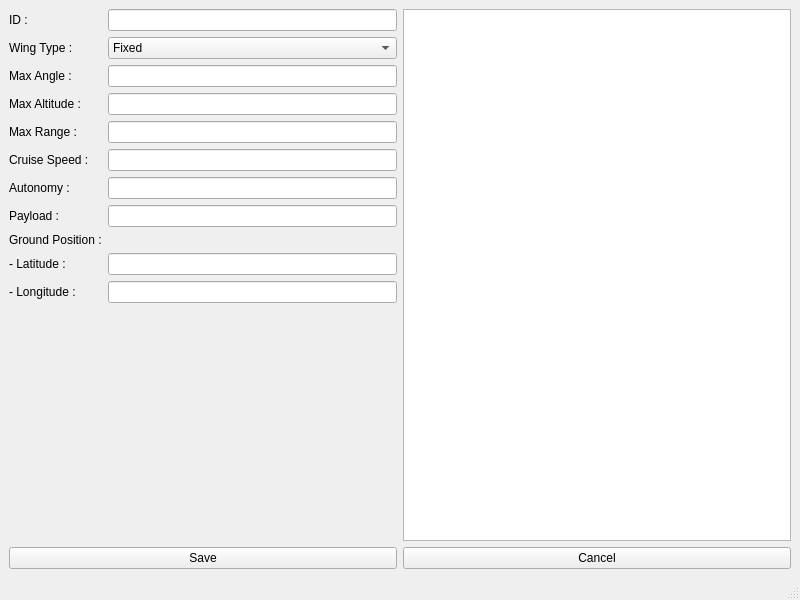
<?xml version="1.0" encoding="UTF-8"?>
<ui version="4.0">
 <class>droneFormWindow</class>
 <widget class="QMainWindow" name="droneFormWindow">
  <property name="geometry">
   <rect>
    <x>0</x>
    <y>0</y>
    <width>800</width>
    <height>600</height>
   </rect>
  </property>
  <property name="windowTitle">
   <string>MainWindow</string>
  </property>
  <widget class="QWidget" name="centralwidget">
   <layout class="QVBoxLayout" name="verticalLayout">
    <item>
     <layout class="QHBoxLayout" name="horizontalLayout_2">
      <item>
       <layout class="QFormLayout" name="formLayout">
        <item row="0" column="0">
         <widget class="QLabel" name="lbl_ID">
          <property name="text">
           <string>ID :</string>
          </property>
          <property name="buddy">
           <cstring>txt_ID</cstring>
          </property>
         </widget>
        </item>
        <item row="0" column="1">
         <widget class="QLineEdit" name="txt_ID">
          <property name="readOnly">
           <bool>true</bool>
          </property>
         </widget>
        </item>
        <item row="1" column="0">
         <widget class="QLabel" name="lbl_wingType">
          <property name="text">
           <string>Wing Type :</string>
          </property>
          <property name="buddy">
           <cstring>cBox_wingType</cstring>
          </property>
         </widget>
        </item>
        <item row="1" column="1">
         <widget class="QComboBox" name="cBox_wingType">
          <item>
           <property name="text">
            <string>Fixed</string>
           </property>
          </item>
          <item>
           <property name="text">
            <string>Rotor</string>
           </property>
          </item>
         </widget>
        </item>
        <item row="2" column="0">
         <widget class="QLabel" name="lbl_maxAngle">
          <property name="text">
           <string>Max Angle :</string>
          </property>
          <property name="buddy">
           <cstring>txt_maxAngle</cstring>
          </property>
         </widget>
        </item>
        <item row="2" column="1">
         <widget class="QLineEdit" name="txt_maxAngle"/>
        </item>
        <item row="3" column="0">
         <widget class="QLabel" name="lbl_maxAltitude">
          <property name="text">
           <string>Max Altitude :</string>
          </property>
          <property name="buddy">
           <cstring>txt_maxAltitude</cstring>
          </property>
         </widget>
        </item>
        <item row="3" column="1">
         <widget class="QLineEdit" name="txt_maxAltitude"/>
        </item>
        <item row="4" column="0">
         <widget class="QLabel" name="lbl_maxRange">
          <property name="text">
           <string>Max Range :</string>
          </property>
          <property name="buddy">
           <cstring>txt_maxRange</cstring>
          </property>
         </widget>
        </item>
        <item row="4" column="1">
         <widget class="QLineEdit" name="txt_maxRange"/>
        </item>
        <item row="5" column="0">
         <widget class="QLabel" name="lbl_cruiseSpeed">
          <property name="text">
           <string>Cruise Speed :</string>
          </property>
          <property name="buddy">
           <cstring>txt_cruiseSpeed</cstring>
          </property>
         </widget>
        </item>
        <item row="5" column="1">
         <widget class="QLineEdit" name="txt_cruiseSpeed"/>
        </item>
        <item row="6" column="0">
         <widget class="QLabel" name="lbl_Autonomy">
          <property name="text">
           <string>Autonomy :</string>
          </property>
          <property name="buddy">
           <cstring>txt_Autonomy</cstring>
          </property>
         </widget>
        </item>
        <item row="6" column="1">
         <widget class="QLineEdit" name="txt_Autonomy"/>
        </item>
        <item row="7" column="0">
         <widget class="QLabel" name="lbl_Payload">
          <property name="text">
           <string>Payload :</string>
          </property>
          <property name="buddy">
           <cstring>txt_Payload</cstring>
          </property>
         </widget>
        </item>
        <item row="7" column="1">
         <widget class="QLineEdit" name="txt_Payload"/>
        </item>
        <item row="8" column="0">
         <widget class="QLabel" name="lbl_groundPosition">
          <property name="text">
           <string>Ground Position :</string>
          </property>
         </widget>
        </item>
        <item row="9" column="0">
         <widget class="QLabel" name="lbl_latitude">
          <property name="text">
           <string>- Latitude :</string>
          </property>
          <property name="buddy">
           <cstring>txt_latitude</cstring>
          </property>
         </widget>
        </item>
        <item row="9" column="1">
         <widget class="QLineEdit" name="txt_latitude"/>
        </item>
        <item row="10" column="0">
         <widget class="QLabel" name="lbl_longitude">
          <property name="text">
           <string>- Longitude :</string>
          </property>
          <property name="buddy">
           <cstring>txt_longitude</cstring>
          </property>
         </widget>
        </item>
        <item row="10" column="1">
         <widget class="QLineEdit" name="txt_longitude"/>
        </item>
       </layout>
      </item>
      <item>
       <widget class="QTextEdit" name="txt_errors">
        <property name="readOnly">
         <bool>true</bool>
        </property>
       </widget>
      </item>
     </layout>
    </item>
    <item>
     <layout class="QHBoxLayout" name="horizontalLayout">
      <item>
       <widget class="QPushButton" name="btn_Save">
        <property name="text">
         <string>Save</string>
        </property>
       </widget>
      </item>
      <item>
       <widget class="QPushButton" name="btn_Cancel">
        <property name="text">
         <string>Cancel</string>
        </property>
       </widget>
      </item>
     </layout>
    </item>
   </layout>
  </widget>
  <widget class="QMenuBar" name="menubar">
   <property name="geometry">
    <rect>
     <x>0</x>
     <y>0</y>
     <width>800</width>
     <height>26</height>
    </rect>
   </property>
  </widget>
  <widget class="QStatusBar" name="statusbar"/>
 </widget>
 <resources/>
 <connections/>
</ui>
